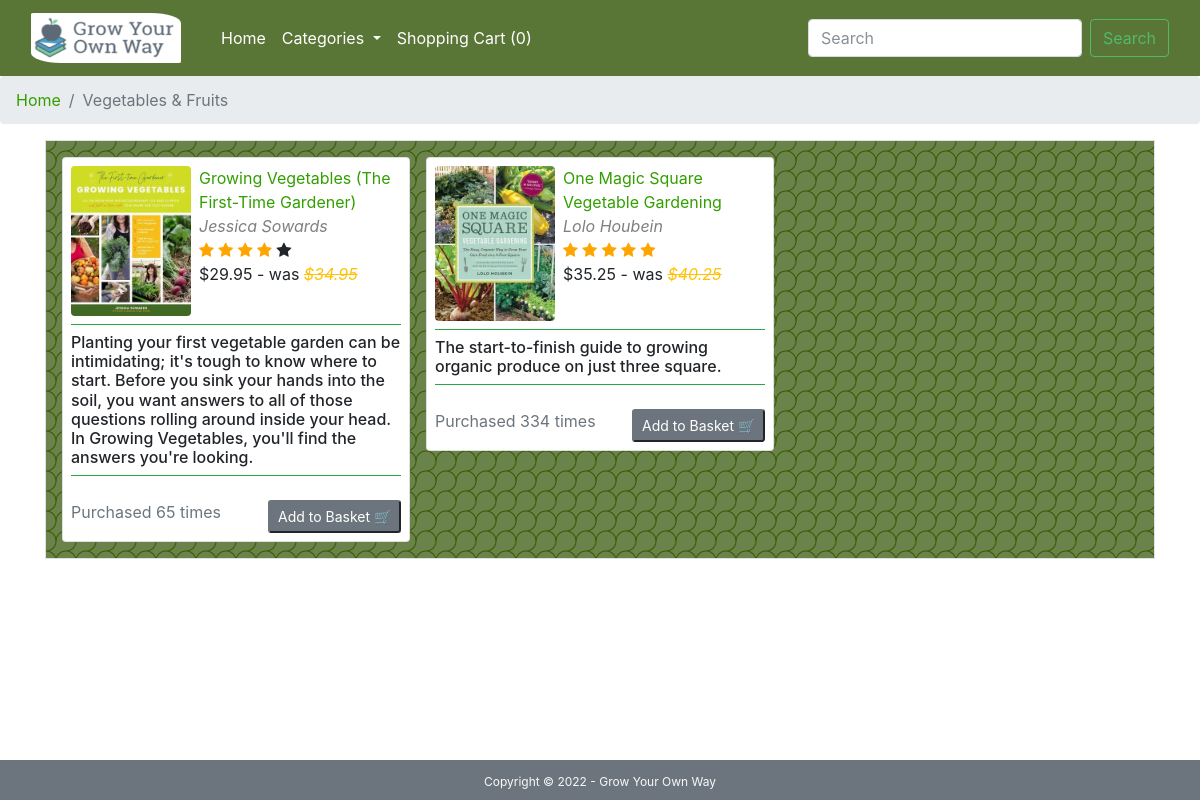
Page /category/1 on the committed database.
### webstore/models.py (models this page shows, shortened)
class Category(db.Model):
    __tablename__ = 'category'
    id = db.Column(db.Integer, primary_key=True)
    name = db.Column(db.String(64), unique=True)

class Book(db.Model):
    __tablename__ = 'books'
    id = db.Column(db.Integer, primary_key=True)
    name = db.Column(db.String(128), unique=True)
    author = db.Column(db.String(128), unique=True)
    isbn = db.Column(db.String(32), unique=True)
    price = db.Column(db.Float, nullable=False)
    available = db.Column(db.Boolean, default=False)
    rating = db.Column(db.Integer, nullable=False)
    num_ratings = db.Column(db.Integer)
    image = db.Column(db.String(60), nullable=False)
    short_desc = db.Column(db.String(200), nullable=False)
    description = db.Column(db.String(500), nullable=False)
    pages = db.Column(db.Integer, nullable=False)
    date_published = db.Column(db.String(64), nullable=False)
    publisher = db.Column(db.String(64), nullable=False)
    num_purchased = db.Column(db.Integer, nullable=False)
    category_id = db.Column(db.Integer, db.ForeignKey('category.id'))

### webstore/views.py (the view)
@bp.route('/category/<int:cat_id>')
def category(cat_id):
    category = Category.query.get_or_404(cat_id)
    cats = Category.query.order_by(Category.id).all()
    if 'order_id' in session.keys():
        order = Order.query.get(session['order_id'])
    else:
        order = None
    books = Book.query.filter_by(category_id=cat_id).all()
    return render_template('category.html', category=category, books=books, cats=cats, order=order)

### webstore/templates/category.html
{% extends "index.html" %}
{% block categories %}
<nav style="--bs-breadcrumb-divider: '>';" aria-label="breadcrumb" class="mb-n2">
    <ol class="breadcrumb">
      <li class="breadcrumb-item"><a href="{{ url_for('main.index') }}">Home</a></li>
      <li class="breadcrumb-item active" aria-current="page">{{category.name}}</li>
    </ol>
</nav>
{% endblock %}

### webstore/templates/index.html (shortened to what this page needs)
{% extends "base.html" %}
{% block main %}
{% block categories %}{% endblock %}
<div class="m-2 p-2 mb-5">
    <div class="container">
        <div class="row main-bg-colour pl-3 pt-3 no-gutters border">
            {% for book in books%}
            <div class="col-lg-4 col-md-6 pb-3 pr-3">
                <div class="card p-2">
                    <div class="d-flex flex-row pb-2"><a href="{{url_for('main.bookinfo', bookid=book.id)}}"><img
                                class="rounded" src="{{url_for('static', filename='img/'+book.image)}}" width="120"></a>
                        <div class="d-flex flex-column ml-2"><span><a
                                    href="{{url_for('main.bookinfo', bookid=book.id)}}">{{book.name}}</a></span><span
                                class="text-black-50"><i class="fs-6 fst-italic">{{book.author}}</i></span>
                            <span class="ratings">
                                {% for i in range(book.rating) %}
                                <i class="fa fa-star checked"></i>
                                {% endfor %}
                                {% for i in range(5-book.rating) %}
                                <i class="fa fa-star"></i>
                                {% endfor %}</span>
                            <span>${{book.price}} - was<i class="text-warning"> <del>${{book.price +
                                        5}}</del></i></span>
                        </div>
                    </div>
                    <h6 class="border-top pt-2 fw-light border-bottom border-success pb-2">{{book.short_desc}}</h6>
                    <div class="d-flex justify-content-between mt-3">
                        <span class="text-secondary">Purchased {{book.num_purchased}} times</span>
                        {% if book.available == True %}
                        <span>
                            <form action="{{ url_for('main.order') }}">
                                <input class="btn-sm btn-secondary" type="submit" value="Add to Basket 🛒">
                            </form>
                        </span>
                        {% else %}
                        <span class="text-danger" role="alert">Sorry! Out of stock
                        </span>
                        {% endif %}
                    </div>
                </div>
            </div>
            {% endfor %}
        </div>
    </div>
</div>
{% endblock %}

### webstore/static/css/site_styles.css (style rules this page uses)
.checked { color: orange; }
a:link, a:visited { color: #329f00; }
.main-bg-colour { background: radial-gradient(circle at 0% 50%, rgba(96, 16, 48, 0) 9px, rgba(55, 89, 0) 10px, rgba(96, 16, 48, 0) 11px) 0px 10px, radial-gradient(at 100% 100%, rgba(96, 16, 48, 0) 9px, rgb(55, 89, 0) 10px, rgba(96, 16, 48, 0) 11px), rgba(50, 85, 6, 0.727); background-size: 20px 20px; }

### rows in the picture
Category: name "Vegetables & Fruits"
Book: image (picture), name "Growing Vegetables (The First-Time Gardener)", author "Jessica Sowards", rating 4 (drawn), price "29.95", book.price+5 "34.95", short_desc "Planting your first vegetable garden can be intimidating; it's tough to know where to start. Before you sink your hands into the soil, you want answers to all of those questions rolling around inside your head. In Growing Vegetables, you'll find the answers you're looking.", num_purchased "65"
Book: image (picture), name "One Magic Square Vegetable Gardening", author "Lolo Houbein", rating 5 (drawn), price "35.25", book.price+5 "40.25", short_desc "The start-to-finish guide to growing organic produce on just three square.", num_purchased "334"

### other values in the picture
{{ order.books|length }} "0"
